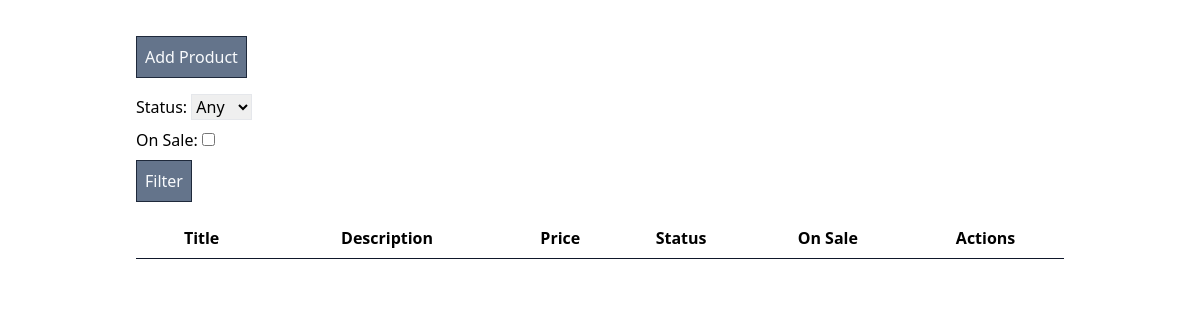
The app's page /src/public/index.php, older data.
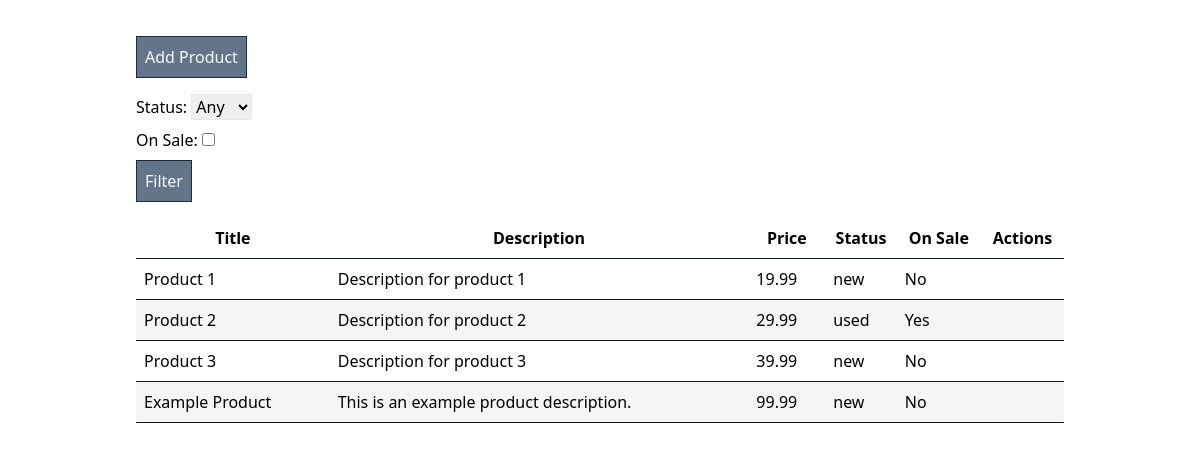
The same page, newer data.
### tables this page shows
CREATE TABLE IF NOT EXISTS products (
  id INT AUTO_INCREMENT PRIMARY KEY,
  title VARCHAR(255) NOT NULL,
  description TEXT,
  price DECIMAL(10, 2) NOT NULL,
  photo VARCHAR(255),
  status VARCHAR(50),
  on_sale BOOLEAN DEFAULT FALSE
);

### src/public/index.php (called while the page is built, shortened)
<?php
require dirname(__DIR__) . DIRECTORY_SEPARATOR . 'app' . DIRECTORY_SEPARATOR . 'App.php';
$status = $_GET['status'] ?? 'any';
$onSale = isset($_GET['on_sale']) ? 1 : 0;
$products = getFilteredProducts($status, $onSale);
require VIEWS_PATH . 'home.php';

### src/app/App.php (called while the page is built, shortened)
<?php
function getConnectionPDO(): PDO {
    $dsn = "mysql:host=" . DB_HOST . ";dbname=" . DB_NAME;
    $options = [PDO::ATTR_DEFAULT_FETCH_MODE => PDO::FETCH_ASSOC];
    return new PDO($dsn, DB_USER, DB_PASS, $options);
}
function getFilteredProducts($status = 'any', $onSale = 0): array {
    $pdo = getConnectionPDO();
    $query = "SELECT * FROM products WHERE 1";
    $params = [];
    $stmt = $pdo->prepare($query);
    $stmt->execute();
    return $stmt->fetchAll();
}

### src/views/home.php (the view, shortened to what this page needs)
<!doctype html>
<html lang="en">
<head>
    <link rel="stylesheet" href="/assets/dist/main.css" />
</head>
<body class="p-5">
    <div class="m-auto w-4/5">
        <div class="mb-4">
            <a href="add.php" class="inline-block border border-slate-800 bg-slate-500 hover:bg-slate-700 transition-colors ease-linear delay-100 text-slate-50 p-2">Add Product</a>
        </div>
        <form action="index.php" method="GET" class="mb-4">
            <div class="mb-2">
                <label for="status">Status:</label>
                <select name="status" id="status" class="border border-gray-400">
                    <option value="any" <?= $status == 'any' ? 'selected' : ''; ?>>Any</option>
                </select>
            </div>
            <div class="mb-2">
                <label for="on_sale">On Sale:</label>
                <input type="checkbox" name="on_sale" id="on_sale" value="1" <?= $onSale ? 'checked' : ''; ?> class="border border-gray-400">
            </div>
            <button type="submit" class="inline-block border border-slate-800 bg-slate-500 hover:bg-slate-700 transition-colors ease-linear delay-100 text-slate-50 p-2">Filter</button>
        </form>
        <table class="w-full">
            <thead>
                <tr class="border-b border-b-slate-900">
                    <th class="py-2 px-2">Title</th>
                    <th class="py-2">Description</th>
                    <th class="py-2">Price</th>
                    <th class="py-2">Status</th>
                    <th class="py-2">On Sale</th>
                    <th class="py-2">Actions</th>
                </tr>
            </thead>
            <tbody>
                <?php foreach ($products as $product) : ?>
                    <tr class="border-b border-slate-900 even:bg-stone-100">
                        <td class="py-2 px-2"><a href="product.php?id=<?= $product['id']; ?>"><?= htmlspecialchars($product['title']); ?></a></td>
                        <td class="py-2 px-2"><?= htmlspecialchars($product['description']); ?></td>
                        <td class="py-2 px-2"><?= htmlspecialchars($product['price']); ?></td>
                        <td class="py-2 px-2"><?= htmlspecialchars($product['status']); ?></td>
                        <td class="py-2 px-2"><?= $product['on_sale'] ? 'Yes' : 'No'; ?></td>
                        <td class="py-2 px-2">
                        </td>
                    </tr>
                <?php endforeach; ?>
            </tbody>
        </table>
    </div>
</body>
</html>

Row changes from the older to the newer data that the page shows:
added products: title "Product 1", description "Description for product 1", price "19.99", status "new", on_sale "No"
added products: title "Product 2", description "Description for product 2", price "29.99", status "used", on_sale "Yes"
added products: title "Product 3", description "Description for product 3", price "39.99", status "new", on_sale "No"
added products: title "Example Product", description "This is an example product description.", price "99.99", status "new", on_sale "No"
